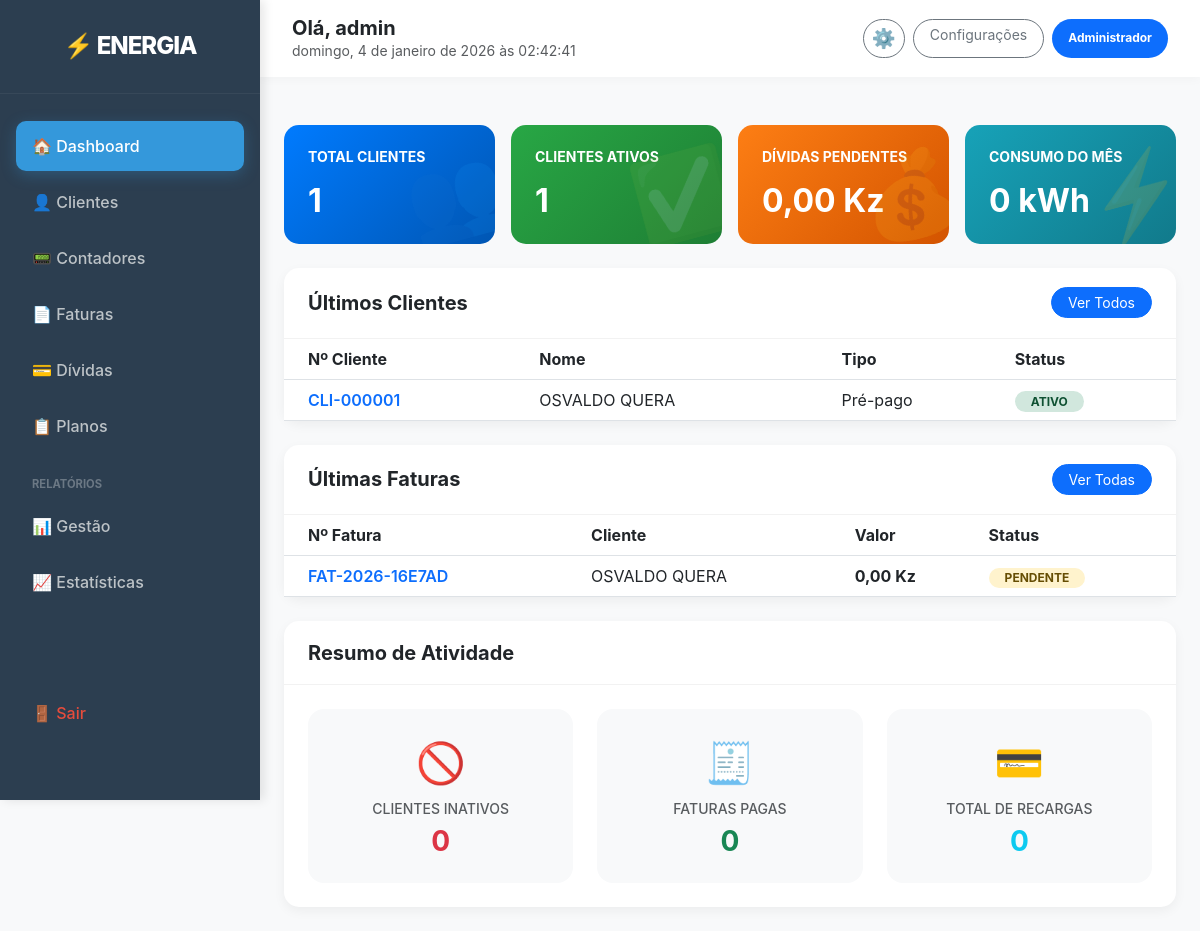
The page /dashboard/ (signed in) on the database its author committed.
### clientes/models.py (models this page shows, shortened)
class Perfil(models.Model):
    TIPO_USUARIO_CHOICES = [
        ('ADMIN', 'Administrador'),
        ('OPERADOR', 'Operador'),
        ('FINANCEIRO', 'Financeiro'),
        ('CLIENTE', 'Cliente'),
    ]
    user = models.OneToOneField(User, on_delete=models.CASCADE, related_name='perfil')
    tipo_usuario = models.CharField(max_length=20, choices=TIPO_USUARIO_CHOICES, default='CLIENTE')
    telefone = models.CharField(max_length=15, blank=True, null=True)

class Cliente(models.Model):
    TIPO_CLIENTE_CHOICES = [
        ('PRE_PAGO', 'Pré-pago'),
        ('POS_PAGO', 'Pós-pago'),
    ]
    STATUS_CHOICES = [
        ('ATIVO', 'Ativo'),
        ('INATIVO', 'Inativo'),
        ('SUSPENSO', 'Suspenso'),
    ]
    numero_cliente = models.CharField(max_length=20, unique=True, editable=False)
    nome = models.CharField(max_length=200)
    nif = models.CharField(max_length=20, unique=True, verbose_name='NIF')
    bi = models.CharField(max_length=20, unique=True, verbose_name='BI')
    morada = models.TextField()
    telefone = models.CharField(
        max_length=15,
        validators=[RegexValidator(regex=r'^\+?1?\d{9,15}$', message="Número de telefone inválido")]
    )
    email = models.EmailField(blank=True, null=True)
    tipo_cliente = models.CharField(max_length=10, choices=TIPO_CLIENTE_CHOICES, default='PRE_PAGO')
    status = models.CharField(max_length=10, choices=STATUS_CHOICES, default='ATIVO')
    saldo_atual = models.DecimalField(max_digits=10, decimal_places=2, default=0.00)
    tarifa = models.ForeignKey('pagamentos.Tarifa', on_delete=models.SET_NULL, null=True, blank=True, related_name='clientes')
    data_cadastro = models.DateTimeField(auto_now_add=True)
    data_atualizacao = models.DateTimeField(auto_now=True)
    observacoes = models.TextField(blank=True, null=True)
    class Meta:
        verbose_name = 'Cliente'
        verbose_name_plural = 'Clientes'
        ordering = ['-data_cadastro']

### pagamentos/models.py (models this page shows, shortened)
class Fatura(models.Model):
    STATUS_FATURA_CHOICES = [
        ('PENDENTE', 'Pendente'),
        ('PAGO', 'Pago'),
        ('VENCIDO', 'Vencido'),
        ('CANCELADO', 'Cancelado'),
    ]
    numero_fatura = models.CharField(max_length=30, unique=True, editable=False)
    cliente = models.ForeignKey(Cliente, on_delete=models.CASCADE, related_name='faturas')
    contador = models.ForeignKey(Contador, on_delete=models.SET_NULL, null=True, related_name='faturas')
    periodo_referencia = models.CharField(max_length=50, help_text='Ex: Janeiro/2025')
    leitura_anterior = models.DecimalField(max_digits=10, decimal_places=2)
    leitura_atual = models.DecimalField(max_digits=10, decimal_places=2)
    consumo_kwh = models.DecimalField(max_digits=10, decimal_places=2)
    valor_consumo = models.DecimalField(max_digits=10, decimal_places=2)
    multa_atraso = models.DecimalField(max_digits=10, decimal_places=2, default=0.00, help_text='Multa por atraso (valor fixo)')
    juros_mora = models.DecimalField(max_digits=10, decimal_places=2, default=0.00, help_text='Juros de mora acumulados')
    outras_taxas = models.DecimalField(max_digits=10, decimal_places=2, default=0.00)
    valor_total = models.DecimalField(max_digits=10, decimal_places=2)
    status = models.CharField(max_length=10, choices=STATUS_FATURA_CHOICES, default='PENDENTE')
    data_emissao = models.DateField()
    data_vencimento = models.DateField()
    data_pagamento = models.DateTimeField(null=True, blank=True)
    arquivo_pdf = models.FileField(upload_to='faturas/', null=True, blank=True)
    observacoes = models.TextField(blank=True, null=True)
    data_criacao = models.DateTimeField(auto_now_add=True)
    class Meta:
        verbose_name = 'Fatura'
        verbose_name_plural = 'Faturas'
        ordering = ['-data_emissao']

### energia_gestao/views.py (the view)
# urls.py: path('dashboard/', views.dashboard, name='dashboard'),
@login_required
def dashboard(request):
    context = {
        'total_clientes': Cliente.objects.count(),
        'clientes_ativos': Cliente.objects.filter(status='ATIVO').count(),
        'clientes_inativos': Cliente.objects.filter(status='INATIVO').count(),
        'total_faturas': Fatura.objects.count(),
        'faturas_pendentes': Fatura.objects.filter(status='PENDENTE').count(),
        'faturas_pagas': Fatura.objects.filter(status='PAGO').count(),
        'total_recargas': Recarga.objects.filter(status='CONFIRMADO').count(),
        'valor_recargas': Recarga.objects.filter(status='CONFIRMADO').aggregate(Sum('valor'))['valor__sum'] or 0,
        'consumo_mes_atual': Fatura.objects.filter(data_emissao__month=timezone.now().month, data_emissao__year=timezone.now().year).aggregate(Sum('consumo_kwh'))['consumo_kwh__sum'] or 0,
        'total_divida_pendente': Fatura.objects.filter(status__in=['PENDENTE', 'VENCIDO']).aggregate(Sum('valor_total'))['valor_total__sum'] or 0,
        'ultimos_clientes': Cliente.objects.all()[:5],
        'ultimas_faturas': Fatura.objects.all()[:5],
    }
    return render(request, 'dashboard.html', context)

### templates/dashboard.html (shortened to what this page needs)
{% extends 'base.html' %}
{% block content %}
<div class="row g-3 mb-4 mt-2">
    <div class="col-md-3">
        <div class="card card-stat bg-gradient-blue">
            <div class="card-body">
                <h6 class="text-uppercase small fw-bold mb-3">Total Clientes</h6>
                <h2 class="mb-0 fw-bold">{{ total_clientes }}</h2>
                <div class="icon-bg">👥</div>
            </div>
        </div>
    </div>
    <div class="col-md-3">
        <div class="card card-stat bg-gradient-green">
            <div class="card-body">
                <h6 class="text-uppercase small fw-bold mb-3">Clientes Ativos</h6>
                <h2 class="mb-0 fw-bold">{{ clientes_ativos }}</h2>
                <div class="icon-bg">✅</div>
            </div>
        </div>
    </div>
    <div class="col-md-3">
        <div class="card card-stat bg-gradient-orange">
            <div class="card-body">
                <h6 class="text-uppercase small fw-bold mb-3">Dívidas Pendentes</h6>
                <h2 class="mb-0 fw-bold">{{ total_divida_pendente|floatformat:2 }} Kz</h2>
                <div class="icon-bg">💰</div>
            </div>
        </div>
    </div>
    <div class="col-md-3">
        <div class="card card-stat bg-gradient-cyan">
            <div class="card-body">
                <h6 class="text-uppercase small fw-bold mb-3">Consumo do Mês</h6>
                <h2 class="mb-0 fw-bold">{{ consumo_mes_atual }} kWh</h2>
                <div class="icon-bg">⚡</div>
            </div>
        </div>
    </div>
</div>
<div class="row">
    <div class="col-md-12">
        <div class="card table-card mb-4">
            <div class="card-header d-flex justify-content-between align-items-center">
                <h5 class="mb-0 fw-bold text-dark">Últimos Clientes</h5>
                <a href="{% url 'cliente_list' %}" class="btn btn-sm btn-primary rounded-pill px-3">Ver Todos</a>
            </div>
            <div class="card-body p-0">
                <div class="table-responsive">
                    <table class="table table-hover align-middle mb-0">
                        <thead class="bg-light">
                            <tr>
                                <th class="ps-4">Nº Cliente</th>
                                <th>Nome</th>
                                <th>Tipo</th>
                                <th>Status</th>
                            </tr>
                        </thead>
                        <tbody>
                            {% for cliente in ultimos_clientes %}
                            <tr>
                                <td class="ps-4 fw-semibold text-primary">{{ cliente.numero_cliente }}</td>
                                <td>{{ cliente.nome }}</td>
                                <td>{{ cliente.get_tipo_cliente_display }}</td>
                                <td><span class="badge badge-soft-success rounded-pill px-3">{{ cliente.status }}</span></td>
                            </tr>
                            {% empty %}
                            <tr>
                                <td colspan="4" class="text-center py-4">Nenhum cliente cadastrado</td>
                            </tr>
                            {% endfor %}
                        </tbody>
                    </table>
                </div>
            </div>
        </div>
        <div class="card table-card mb-4">
            <div class="card-header d-flex justify-content-between align-items-center">
                <h5 class="mb-0 fw-bold text-dark">Últimas Faturas</h5>
                <a href="{% url 'fatura_list' %}" class="btn btn-sm btn-primary rounded-pill px-3">Ver Todas</a>
            </div>
            <div class="card-body p-0">
                <div class="table-responsive">
                    <table class="table table-hover align-middle mb-0">
                        <thead class="bg-light">
                            <tr>
                                <th class="ps-4">Nº Fatura</th>
                                <th>Cliente</th>
                                <th>Valor</th>
                                <th>Status</th>
                            </tr>
                        </thead>
                        <tbody>
                            {% for fatura in ultimas_faturas %}
                            <tr>
                                <td class="ps-4 fw-semibold text-primary">{{ fatura.numero_fatura }}</td>
                                <td>{{ fatura.cliente.nome }}</td>
                                <td class="fw-bold">{{ fatura.valor_total }} Kz</td>
                                <td><span class="badge badge-soft-warning rounded-pill px-3">{{ fatura.status }}</span></td>
                            </tr>
                            {% empty %}
                            <tr>
                                <td colspan="4" class="text-center py-4">Nenhuma fatura emitida</td>
                            </tr>
                            {% endfor %}
                        </tbody>
                    </table>
                </div>
            </div>
        </div>
        <div class="card table-card mb-4">
            <div class="card-header">
                <h5 class="mb-0 fw-bold text-dark">Resumo de Atividade</h5>
            </div>
            <div class="card-body p-4">
                <div class="row g-4">
                    <div class="col-md-4">
                        <div class="summary-item p-4 border-0 bg-light rounded-4 text-center">
                            <div class="fs-1 mb-2">🚫</div>
                            <h6 class="text-muted text-uppercase small mb-2">Clientes Inativos</h6>
                            <h3 class="fw-bold text-danger mb-0">{{ clientes_inativos }}</h3>
                        </div>
                    </div>
                    <div class="col-md-4">
                        <div class="summary-item p-4 border-0 bg-light rounded-4 text-center">
                            <div class="fs-1 mb-2">🧾</div>
                            <h6 class="text-muted text-uppercase small mb-2">Faturas Pagas</h6>
                            <h3 class="fw-bold text-success mb-0">{{ faturas_pagas }}</h3>
                        </div>
                    </div>
                    <div class="col-md-4">
                        <div class="summary-item p-4 border-0 bg-light rounded-4 text-center">
                            <div class="fs-1 mb-2">💳</div>
                            <h6 class="text-muted text-uppercase small mb-2">Total de Recargas</h6>
                            <h3 class="fw-bold text-info mb-0">{{ total_recargas }}</h3>
                        </div>
                    </div>
                </div>
            </div>
        </div>
    </div>
</div>
{% endblock %}

### templates/base.html (shortened to what this page needs)
<!DOCTYPE html>
<html lang="pt">
<head>
    <link href="https://cdn.jsdelivr.net/npm/bootstrap@5.3.0/dist/css/bootstrap.min.css" rel="stylesheet">
    <link rel="stylesheet" href="https://cdnjs.cloudflare.com/ajax/libs/animate.css/4.1.1/animate.min.css"/>
</head>
<body>
    {% if user.is_authenticated %}
    <aside class="sidebar is-authenticated" id="sidebar">
        <div class="sidebar-header">
            <a href="{% url 'dashboard' %}" style="text-decoration: none;">
                <h4>⚡ ENERGIA</h4>
            </a>
        </div>
        <ul class="nav-menu">
            <li class="nav-item-side">
                <a href="{% url 'dashboard' %}" class="nav-link-side {% if request.resolver_match.url_name == 'dashboard' %}active{% endif %}">
                    🏠 Dashboard
                </a>
            </li>
            {% if user.perfil.tipo_usuario != 'CLIENTE' %}
                <li class="nav-item-side">
                    <a href="{% url 'cliente_list' %}" class="nav-link-side {% if 'cliente' in request.path %}active{% endif %}">
                        👤 Clientes
                    </a>
                </li>
                <li class="nav-item-side">
                    <a href="{% url 'contador_list' %}" class="nav-link-side {% if 'contador' in request.path %}active{% endif %}">
                        📟 Contadores
                    </a>
                </li>
                <li class="nav-item-side">
                    <a href="{% url 'fatura_list' %}" class="nav-link-side {% if 'fatura' in request.path %}active{% endif %}">
                        📄 Faturas
                    </a>
                </li>
                <li class="nav-item-side">
                    <a href="{% url 'controlo_divida' %}" class="nav-link-side {% if 'divida' in request.path %}active{% endif %}">
                        💳 Dívidas
                    </a>
                </li>
                <li class="nav-item-side">
                    <a href="{% url 'tarifa_list' %}" class="nav-link-side {% if 'tarifa' in request.path %}active{% endif %}">
                        📋 Planos
                    </a>
                </li>
                {% if user.is_staff or user.perfil.tipo_usuario == 'ADMIN' or user.perfil.tipo_usuario == 'FINANCEIRO' %}
                    <li class="nav-item-side mt-3 mb-1">
                        <small class="text-uppercase px-3 fw-bold" style="font-size: 0.7rem; color: rgba(255,255,255,0.3);">Relatórios</small>
                    </li>
                    <li class="nav-item-side">
                        <a href="{% url 'relatorio_list' %}" class="nav-link-side {% if 'relatorio' in request.path %}active{% endif %}">
                            📊 Gestão
                        </a>
                    </li>
                    <li class="nav-item-side">
                        <a href="{% url 'estatisticas_gerais' %}" class="nav-link-side {% if 'estatisticas' in request.path %}active{% endif %}">
                            📈 Estatísticas
                        </a>
                    </li>
                {% endif %}
            {% endif %}
            <li class="nav-item-side logout-link">
                <button type="button" class="nav-link-side border-0 bg-transparent w-100 text-start" style="color: inherit;" data-bs-toggle="modal" data-bs-target="#logoutModal">
                    🚪 Sair
                </button>
            </li>
        </ul>
    </aside>
    {% endif %}
    <main class="{% if user.is_authenticated %}main-content{% endif %}">
        {% if user.is_authenticated %}
        <div class="top-bar">
            <div class="d-flex align-items-center">
                <div class="d-flex flex-column">
                    <h5 class="mb-0 fw-bold">Olá, {{ user.username }}</h5>
                    <small class="text-muted" id="realTimeClock"></small>
                </div>
            </div>
            <div class="d-flex gap-2">
                <a href="{% url 'perfil_edit' %}" class="btn btn-sm btn-outline-secondary rounded-pill px-2 d-flex align-items-center justify-content-center" title="Editar Perfil">
                    <span style="font-size: 1.2rem;">⚙️</span>
                </a>
                <a href="/admin/" class="btn btn-sm btn-outline-secondary rounded-pill px-3">Configurações</a>
                <span class="badge bg-primary rounded-pill d-flex align-items-center px-3">{{ user.perfil.get_tipo_usuario_display }}</span>
            </div>
        </div>
        {% endif %}
        <div class="{% if user.is_authenticated %}container-fluid px-4{% else %}container-fluid p-0{% endif %}">
            {% block content %}{% endblock %}
        </div>
    </main>
</body>
</html>

### rows shown on the page
Cliente: numero_cliente "CLI-000001", nome "OSVALDO QUERA", tipo_cliente "Pré-pago", status "ATIVO"
Fatura: numero_fatura "FAT-2026-16E7AD", cliente.nome "OSVALDO QUERA", valor_total "0,00", status "PENDENTE"

### other values the page prints
{{ user.username }} "admin"
{{ user.perfil.get_tipo_usuario_display }} "Administrador"
{{ total_clientes }} "1"
{{ clientes_ativos }} "1"
{{ total_divida_pendente|floatformat:2 }} "0,00"
{{ consumo_mes_atual }} "0"
{{ clientes_inativos }} "0"
{{ faturas_pagas }} "0"
{{ total_recargas }} "0"
